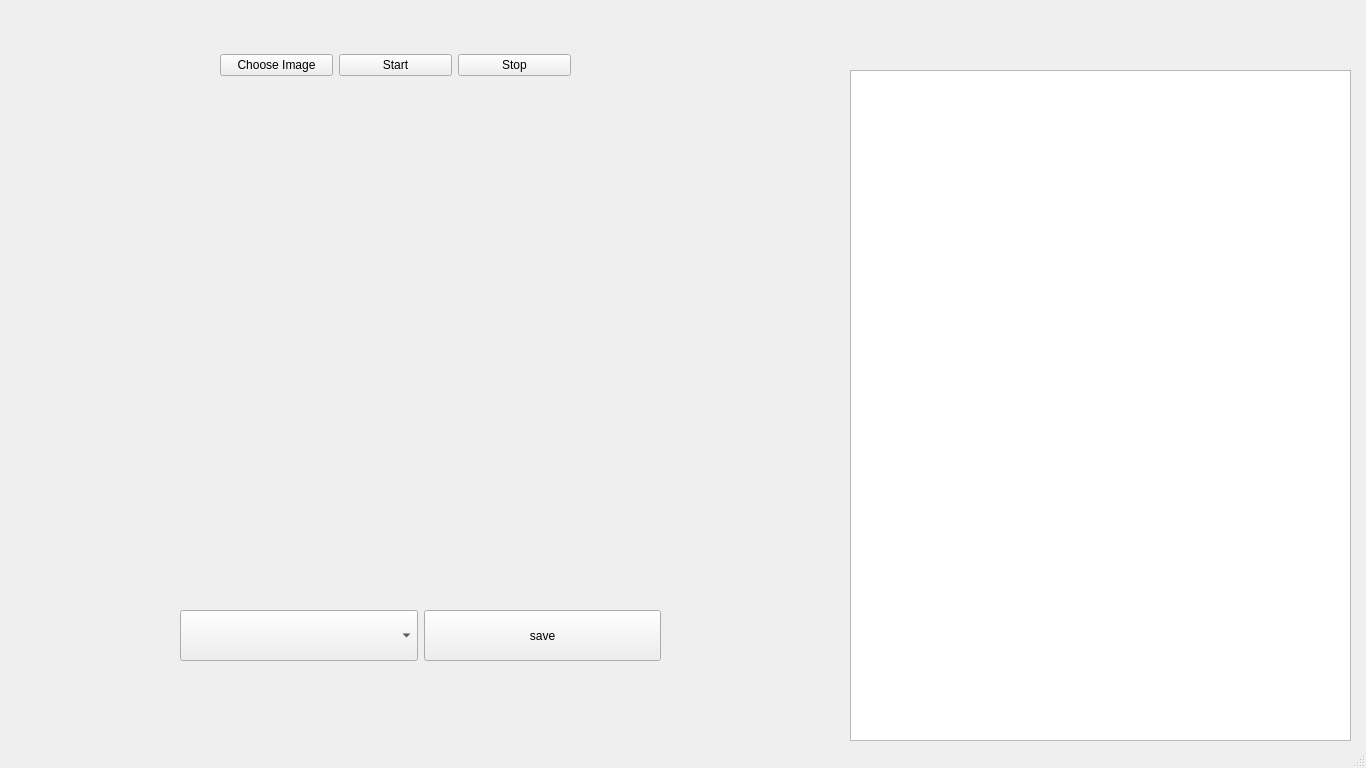
<?xml version="1.0" encoding="UTF-8"?>
<ui version="4.0">
 <class>MainWindow</class>
 <widget class="QMainWindow" name="MainWindow">
  <property name="geometry">
   <rect>
    <x>0</x>
    <y>0</y>
    <width>1366</width>
    <height>768</height>
   </rect>
  </property>
  <property name="windowTitle">
   <string>MainWindow</string>
  </property>
  <property name="layoutDirection">
   <enum>Qt::LeftToRight</enum>
  </property>
  <widget class="QWidget" name="centralwidget">
   <widget class="QWidget" name="horizontalLayoutWidget">
    <property name="geometry">
     <rect>
      <x>220</x>
      <y>50</y>
      <width>351</width>
      <height>31</height>
     </rect>
    </property>
    <layout class="QHBoxLayout" name="horizontalLayout">
     <item>
      <widget class="QPushButton" name="chooseImage">
       <property name="text">
        <string>Choose Image</string>
       </property>
      </widget>
     </item>
     <item>
      <widget class="QPushButton" name="startBtn">
       <property name="text">
        <string>Start</string>
       </property>
      </widget>
     </item>
     <item>
      <widget class="QPushButton" name="stopBtn">
       <property name="text">
        <string>Stop</string>
       </property>
      </widget>
     </item>
    </layout>
   </widget>
   <widget class="QWidget" name="verticalLayoutWidget">
    <property name="geometry">
     <rect>
      <x>30</x>
      <y>110</y>
      <width>761</width>
      <height>471</height>
     </rect>
    </property>
    <layout class="QVBoxLayout" name="verticalLayout">
     <item>
      <widget class="QLabel" name="imageLable">
       <property name="text">
        <string/>
       </property>
      </widget>
     </item>
    </layout>
   </widget>
   <widget class="QWidget" name="verticalLayoutWidget_2">
    <property name="geometry">
     <rect>
      <x>850</x>
      <y>70</y>
      <width>501</width>
      <height>671</height>
     </rect>
    </property>
    <layout class="QVBoxLayout" name="verticalLayout_2">
     <item>
      <widget class="QListWidget" name="listWidget"/>
     </item>
    </layout>
   </widget>
   <widget class="QWidget" name="horizontalLayoutWidget_2">
    <property name="geometry">
     <rect>
      <x>180</x>
      <y>610</y>
      <width>481</width>
      <height>51</height>
     </rect>
    </property>
    <layout class="QHBoxLayout" name="horizontalLayout_2">
     <item>
      <widget class="QComboBox" name="comboBox">
       <property name="sizePolicy">
        <sizepolicy hsizetype="Minimum" vsizetype="Minimum">
         <horstretch>0</horstretch>
         <verstretch>0</verstretch>
        </sizepolicy>
       </property>
      </widget>
     </item>
     <item>
      <widget class="QPushButton" name="saveBtn">
       <property name="sizePolicy">
        <sizepolicy hsizetype="Minimum" vsizetype="Minimum">
         <horstretch>0</horstretch>
         <verstretch>0</verstretch>
        </sizepolicy>
       </property>
       <property name="text">
        <string>save</string>
       </property>
      </widget>
     </item>
    </layout>
   </widget>
  </widget>
  <widget class="QMenuBar" name="menubar">
   <property name="geometry">
    <rect>
     <x>0</x>
     <y>0</y>
     <width>1366</width>
     <height>22</height>
    </rect>
   </property>
  </widget>
  <widget class="QStatusBar" name="statusbar"/>
 </widget>
 <resources/>
 <connections/>
</ui>
